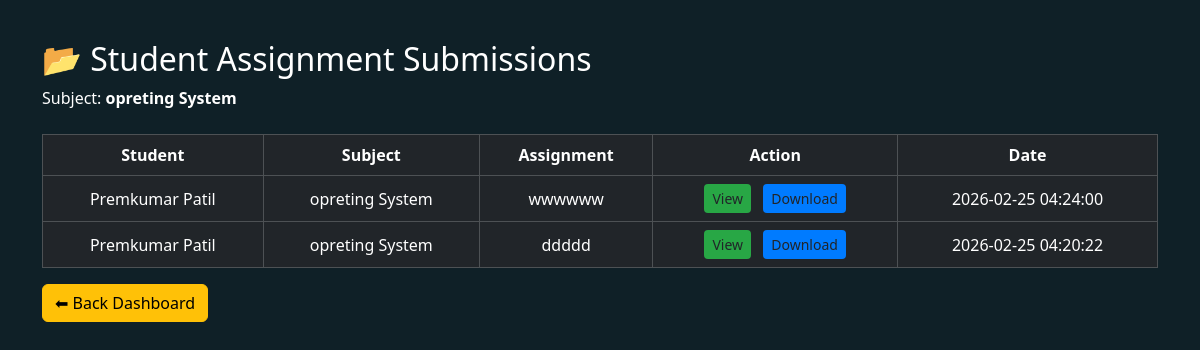
/teacher/view_submissions.php (signed in), run on the app's committed database.
### tables this page shows
CREATE TABLE `submissions` (
  `id` int(11) NOT NULL,
  `student_name` varchar(100) DEFAULT NULL,
  `subject` varchar(100) DEFAULT NULL,
  `assignment` varchar(100) DEFAULT NULL,
  `file_name` varchar(200) DEFAULT NULL,
  `submission_date` datetime DEFAULT NULL
);

### teacher/view_submissions.php (the view, shortened to what this page needs)
<?php
include("../db.php");
$teacher_subject = $_SESSION['subject'];
$sql = "SELECT * FROM submissions
        WHERE subject='$teacher_subject'
        ORDER BY id DESC";
$result = mysqli_query($conn,$sql);
?>
<!DOCTYPE html>
<html>
<head>
<link href="https://cdn.jsdelivr.net/npm/bootstrap@5.3.2/dist/css/bootstrap.min.css" rel="stylesheet">
</head>
<body>
<div class="container">
<h2>📂 Student Assignment Submissions</h2>
<p>Subject: <b><?php echo $teacher_subject; ?></b></p>
<table class="table table-dark table-bordered mt-4 text-center align-middle">
<tr>
<th>Student</th>
<th>Subject</th>
<th>Assignment</th>
<th>Action</th>
<th>Date</th>
</tr>
<?php
while($row=mysqli_fetch_assoc($result)){
echo "<tr>
<td>".$row['student_name']."</td>
<td>".$row['subject']."</td>
<td>".$row['assignment']."</td>
<td>
<a class='btn btn-view btn-sm me-2' target='_blank'
href='../student/uploads/".$row['file_name']."'>
View
</a>
<a class='btn btn-download btn-sm'
href='../student/uploads/".$row['file_name']."' download>
Download
</a>
</td>
<td>".$row['submission_date']."</td>
</tr>";
}
?>
</table>
<a href='dashboard.php' class="btn btn-warning">⬅ Back Dashboard</a>
</div>
</body>
</html>

### teacher/view_submissions.php (style rules this page uses)
body { background:#0f2027;color:white;font-family:Segoe UI; }
.container { margin-top:40px; }
.table { background:#111; }
.btn-view { background:#28a745;border:none; }
.btn-download { background:#007bff;border:none; }

### data on the page
submissions: student_name "Premkumar Patil", subject "opreting System", assignment "wwwwww", submission_date "2026-02-25 04:24:00"
submissions: student_name "Premkumar Patil", subject "opreting System", assignment "ddddd", submission_date "2026-02-25 04:20:22"

### other printed values
$teacher_subject "opreting System"
